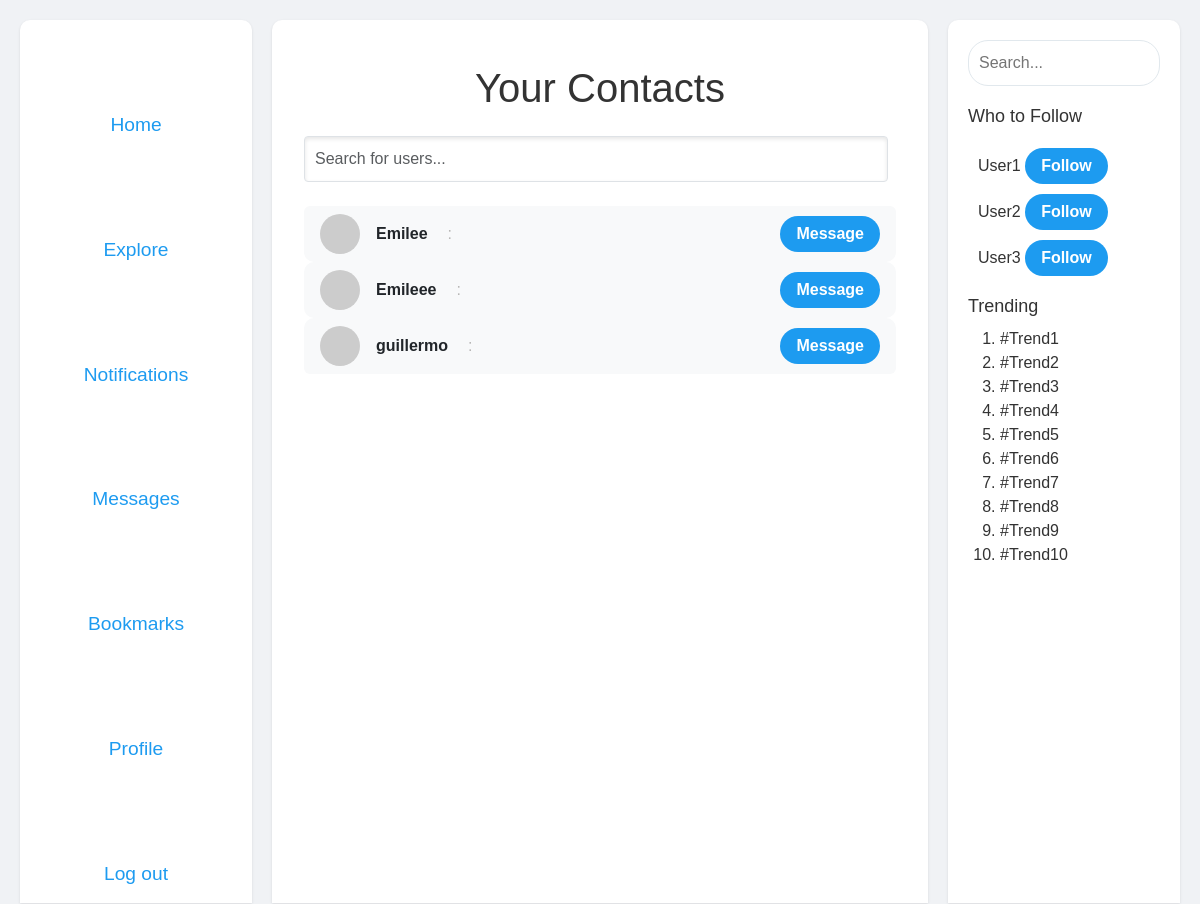
/contacts (signed in), run on the app's committed database.
### tables this page shows
CREATE TABLE users (
    id INTEGER PRIMARY KEY AUTOINCREMENT,
    username TEXT UNIQUE NOT NULL,
    password TEXT NOT NULL,  -- You should hash passwords before storing them
    email TEXT UNIQUE,
    created_at DATETIME DEFAULT CURRENT_TIMESTAMP
);

### app.py (the view)
@app.route('/contacts')
@login_required
def contacts():
    if 'user_id' not in session:
        return redirect(url_for('login'))
    user_id = session['user_id']
    add_contacts = db.execute(
        "SELECT DISTINCT sender_id FROM messages WHERE receiver_id = ? AND sender_id != ?",
        user_id, user_id
    )
    add_contacts2 = db.execute(
        "SELECT DISTINCT receiver_id FROM messages WHERE sender_id = ? AND receiver_id != ?",
        user_id, user_id
    )
    for contact in add_contacts:
        contact_id = contact['sender_id']
        existing_contact = db.execute(
            "SELECT 1 FROM contacts WHERE user_id = ? AND contact_id = ?",
            user_id, contact_id
        )
        if not existing_contact:
            db.execute(
                "INSERT INTO contacts (user_id, contact_id) VALUES (?, ?)",
                user_id, contact_id
            )
    for contact in add_contacts2:
        contact_id = contact['receiver_id']
        existing_contact = db.execute(
            "SELECT 1 FROM contacts WHERE user_id = ? AND contact_id = ?",
            user_id, contact_id
        )
        if not existing_contact:
            db.execute(
                "INSERT INTO contacts (user_id, contact_id) VALUES (?, ?)",
                user_id, contact_id
            )
    msg = {}
    """
    latest = db.execute("SELECT message FROM messages WHERE sender_id = ? OR receiver_id = ? ORDER BY timestamp ASC", user_id, user_id)[0]['message']
    sender = db.execute("SELECT sender_id FROM messages WHERE sender_id = ? OR receiver_id = ? ORDER BY timestamp ASC", user_id, user_id)[0]['sender_id']
    name = db.execute("SELECT username FROM users WHERE id = ?", sender)[0]['username']
    """
    contacts = db.execute('''
        SELECT u.id, u.username
        FROM contacts c
        JOIN users u ON c.contact_id = u.id
        WHERE c.user_id = ?
    ''', (user_id,))
    return render_template('contacts.html', contacts=contacts)

### helpers.py (called while the page is built)
def login_required(f):
    @wraps(f)
    def decorated_function(*args, **kwargs):
        if session.get("user_id") is None:
            return redirect("/login")
        return f(*args, **kwargs)
    return decorated_function

### templates/contacts.html (shortened to what this page needs)
{% extends "layout.html" %}
{% block main %}
<div class="container">
    <h1 class="mt-4 mb-4 text-center">Your Contacts</h1>
    <div class="mb-4">
        <form action="{{ url_for('contacts') }}" method="get" class="d-flex">
            <input id="search-box" type="text" name="query" placeholder="Search for users..." autocomplete="off" class="form-control me-2" onkeyup="fetchSuggestions()">
        </form>
    </div>
    <ul class="list-group">
        {% for contact in contacts %}
            <li class="list-group-item d-flex justify-content-between align-items-center">
                <div class="d-flex align-items-center">
                    <img src="https://via.placeholder.com/40" alt="Profile Picture" class="rounded-circle me-3">
                    <span class="fw-bold">{{ contact.username }}</span>
                    <div class="latest-message-contacts">
                        {{ sender }}: {{ message }}
                    </div>
                </div>
                <button onclick="showMessages({{ contact.id }})" class="button">Message</button>
            </li>
        {% endfor %}
    </ul>
</div>
{% endblock %}

### static/css/styles.css (style rules this page uses)
html, body { height: 100%; margin: 0; padding: 0; }
body { font-family: Arial, sans-serif; margin: 0; padding: 0; background-color: #f0f2f5; color: #333; display: flex; overflow-y: hidden; }
.button { background-color: #1d9bf0; color: white; border: none; padding: 6px 16px; border-radius: 20px; font-weight: bold; cursor: pointer; text-decoration: none; transition:0.5s; }
.list-group-item { background-color: #f8f9fa; border: none; border-radius: 10px; transition: background-color 0.3s ease; }
.latest-message-contacts { color:#b8b7b6; margin-left:20px; }
#search-box { padding: 10px; font-size: 16px; border-radius: 4px; box-shadow: inset 0 2px 4px rgba(0, 0, 0, 0.1); }

### data on the page
users: username "Emilee"
users: username "Emileee"
users: username "guillermo"
